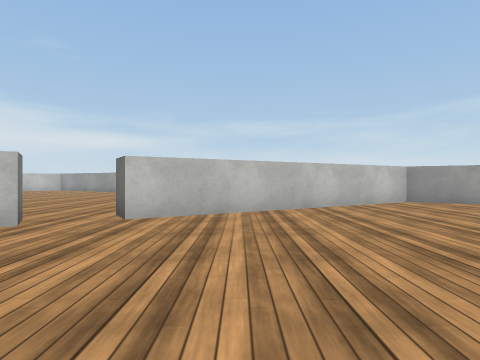
View 1 (above)

15 first-person views from a walk through a scene from a Unity 3-D project. The camera is 0.62 m above the floor, looks level and sees 75° across. The floor is counted in squares, 1 m on a side. Each view is taken from the middle of a square. On the plan, view 1 faces up. The plan holds only what a view shows up to about 9 squares ahead; the rest is blank. The place goes on beyond the plan. The player character is not drawn. Surface patterns are stand-ins for the level's own textures.

View 2
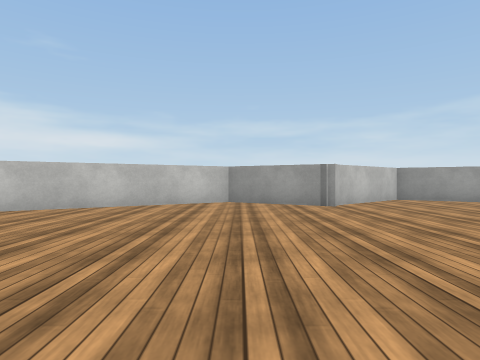

View 3
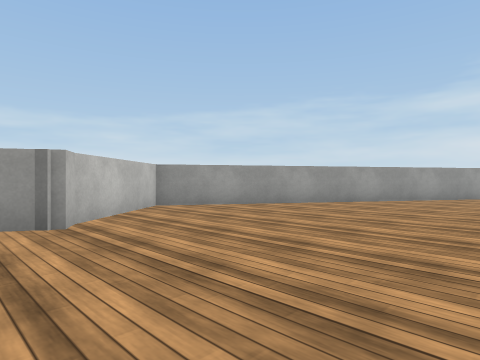

View 4
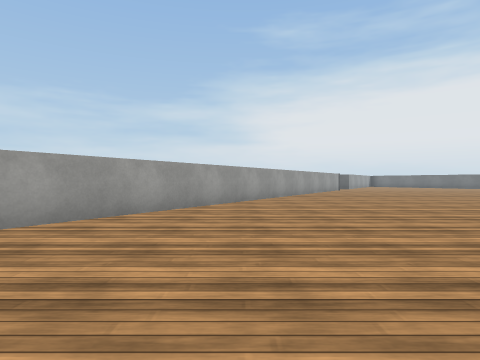

View 5
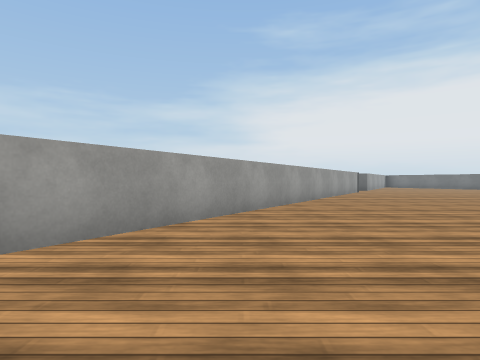

View 6
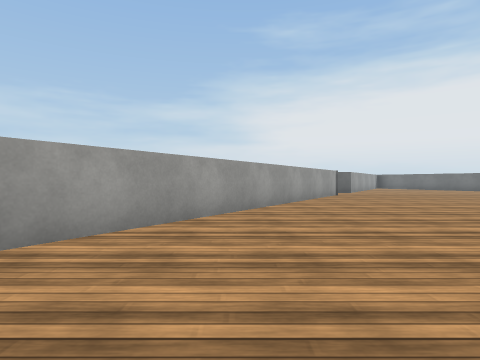

View 7
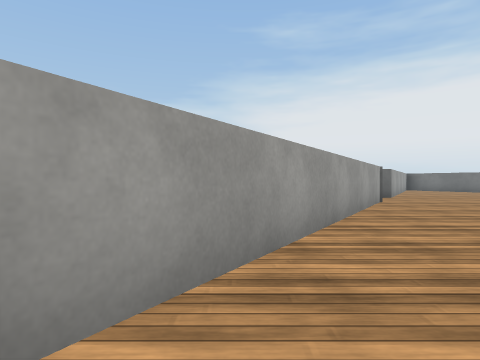

View 8
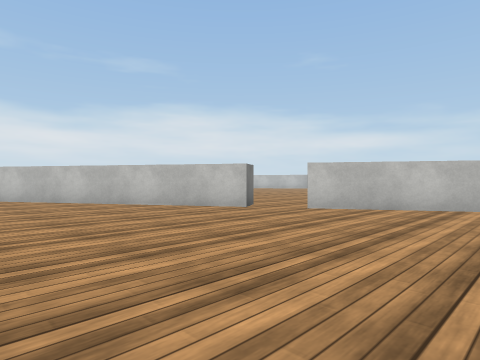

View 9
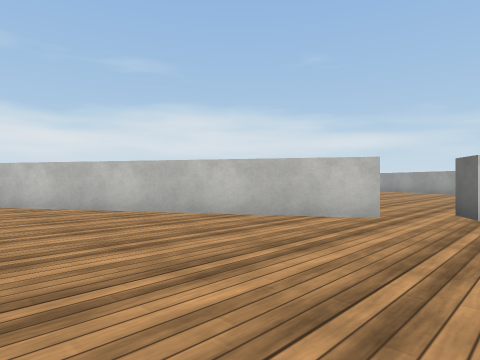

View 10
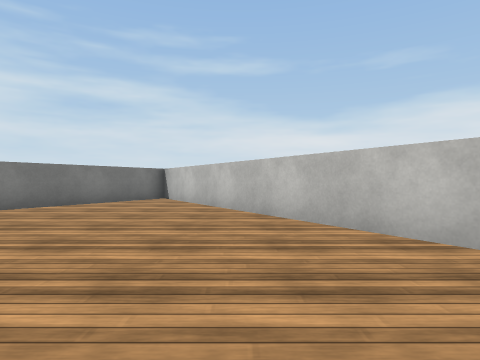

View 11
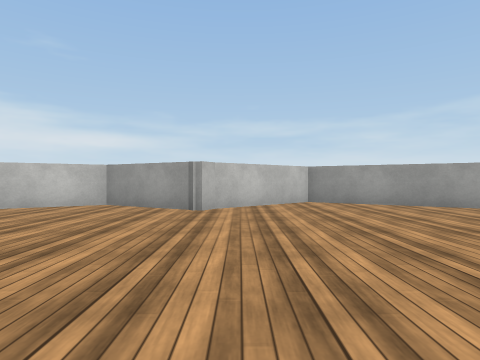

View 12
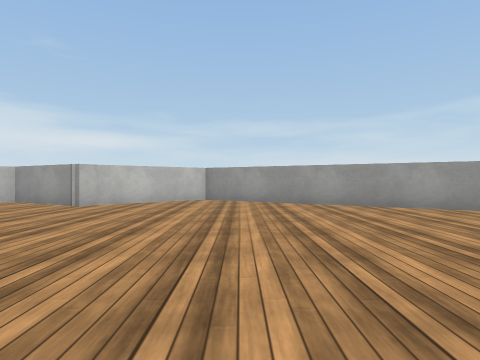

View 13
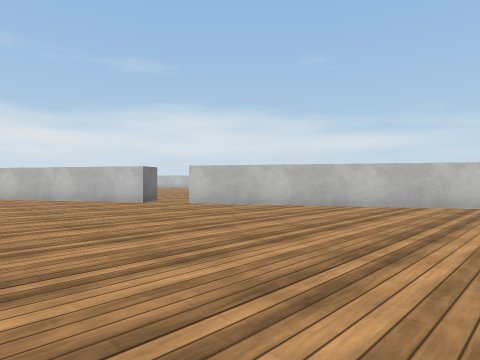

View 14
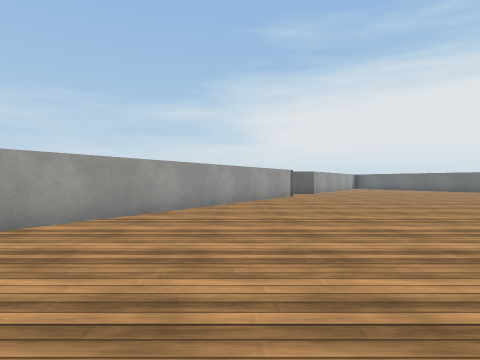

View 15
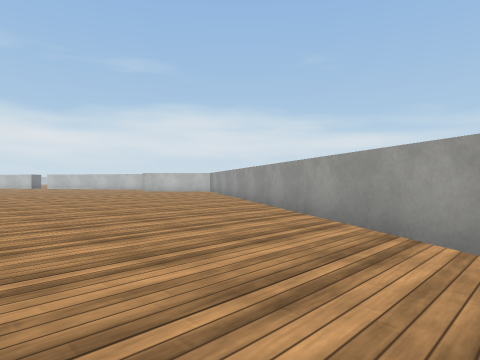

### Floor plan
Points are (right, up) in squares from view 1. A wall is a line through its corners. A room is listed if a view was taken in it or the views show most of it. See-through windows are left out.
Room 1 (views 1, 2, 3, 4, 5, 6, 7, 8, 9, 10, 11, 12, 13, 14, 15)
walls: (-3, 4.2) (-11.1, -0.7); (27.5, -0.7) (9.9, 9.8) (7.5, 7.7) (7.2, 7.3) (4.7, 8.8) (-1.8, 4.9)

Where each view was taken, in squares from view 1:
view 1: 0 up, 0 right, facing up
view 2: 0 up, 5 right, facing up
view 3: 3 up, 6 right, facing up-right
view 4: 5 up, 9 right, facing right
view 5: 5 up, 12 right, facing right
view 6: 3 up, 15 right, facing right
view 7: 3 up, 19 right, facing right
view 8: 1 down, 2 right, facing up-left
view 9: 1 down, 1 left, facing up-left
view 10: 1 up, 2 left, facing left
view 11: 1 up, 8 right, facing up
view 12: 0 up, 11 right, facing up
view 13: 0 up, 5 right, facing up-left
view 14: 1 up, 16 right, facing right
view 15: 1 down, 23 right, facing up-left
